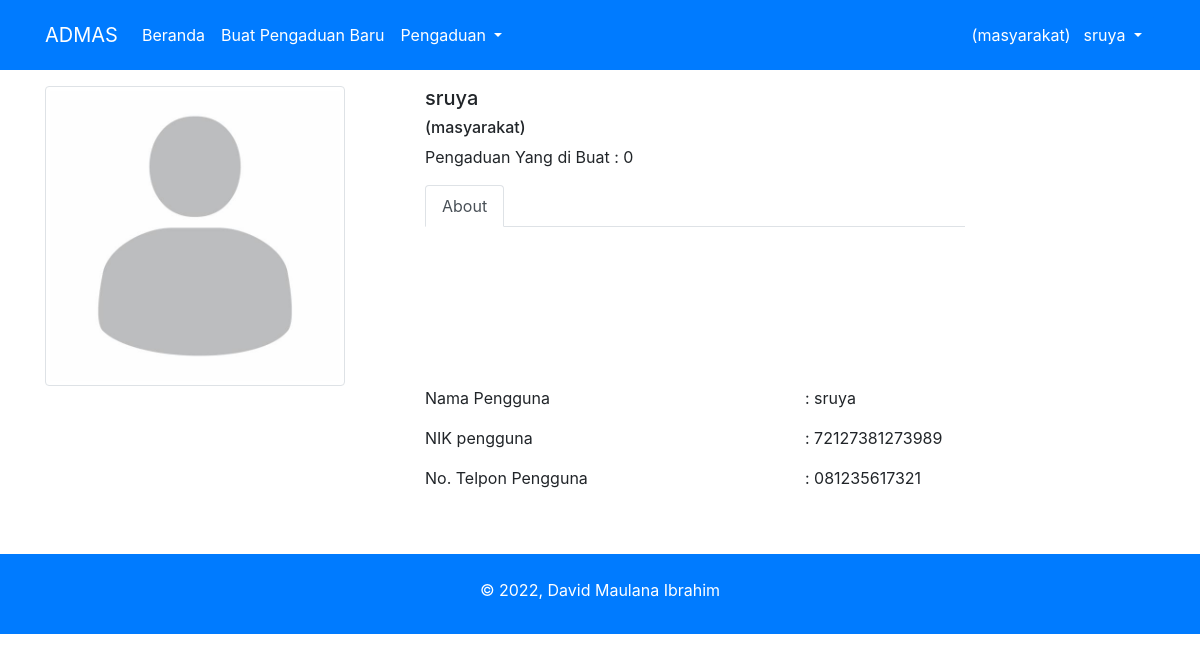
Screenshot of /halaman_profile.php (signed in) with the database file from the repository.
### tables this page shows
CREATE TABLE `masyarakat` (
  `nik` varchar(16) NOT NULL,
  `nama` varchar(35) NOT NULL,
  `username` varchar(25) NOT NULL,
  `password` varchar(50) NOT NULL,
  `telp` varchar(13) NOT NULL
);

### halaman_profile.php (the view, shortened to what this page needs)
<?php
include "conn.php";
if (!empty($_SESSION['nik_login'])) {
    include "header.php";
    $nik_login  = $_SESSION['nik_login'];
    $nama_login = $_SESSION['nama_login'];
    $level      = $_SESSION['level'];
    if ($level == "masyarakat") {
        $sql_mas = "SELECT * FROM masyarakat WHERE nik = '$nik_login'";
        $eksekusi_mas = mysqli_query($conn, $sql_mas);
        $data_mas = mysqli_fetch_assoc($eksekusi_mas);
        $sql_peng_all = "SELECT * FROM pengaduan WHERE nik = '$nik_login' order by id_pengaduan DESC";
        $eksekusi_peng_all = mysqli_query($conn, $sql_peng_all);
        $jml_peng_all = mysqli_num_rows($eksekusi_peng_all);
    }
    include "navigasi.php";
?>
    <div class="container emp-profile mt-3">
        <form method="post">
            <div class="row">
                <div class="col-md-4">
                    <div class="profile-img">
                        <img src="img_pengaduan/profile.jpg" width="300px" class="img-thumbnail">
                    </div>
                </div>
                <div class="col-md-6">
                    <div class="profile-head">
                        <h5>
                            <?php echo $nama_login; ?>
                        </h5>
                        <h6>
                            (<?php echo $level; ?>)
                        </h6>
                        <p class="proile-rating">Pengaduan Yang di Buat : <span><?php echo $jml_peng_all; ?></span></p>
                        <ul class="nav nav-tabs" id="myTab" role="tablist">
                            <li class="nav-item">
                                <a class="nav-link active" id="home-tab" data-toggle="tab" href="#home" role="tab" aria-controls="home" aria-selected="true">About</a>
                            </li>
                        </ul>
                    </div>
                </div>
            </div>
            <div class="row">
                <div class="col-md-4">
                </div>
                <div class="col-md-8">
                    <div class="tab-content profile-tab" id="myTabContent">
                        <div class="tab-pane fade show active" id="home" role="tabpanel" aria-labelledby="home-tab">
                            <div class="row">
                                <div class="col-md-6">
                                    <label>Nama Pengguna</label>
                                </div>
                                <div class="col-md-6">
                                    <p>: <?php echo $data_mas['nama']; ?></p>
                                </div>
                            </div>
                            <div class="row">
                                <div class="col-md-6">
                                    <label>NIK pengguna</label>
                                </div>
                                <div class="col-md-6">
                                    <p>: <?php echo $data_mas['nik']; ?></p>
                                </div>
                            </div>
                            <div class="row">
                                <div class="col-md-6">
                                    <label>No. Telpon Pengguna</label>
                                </div>
                                <div class="col-md-6">
                                    <p>: <?php echo $data_mas['telp']; ?></p>
                                </div>
                            </div>
                        </div>
                    </div>
                </div>
            </div>
        </form>
    </div>
    <div class="bg-primary">
        <div class="container text-white text-center mt-5 pt-4 pb-3">
            <p>&copy; 2022, David Maulana Ibrahim</p>
        </div>
    </div>
<?php
    include "footer.php";
}
?>

### rows the page displays
masyarakat: nama "sruya", nik "72127381273989", telp "081235617321"

### other values shown
$level "masyarakat"
$nama_login "sruya"
$jml_peng_all "0"
